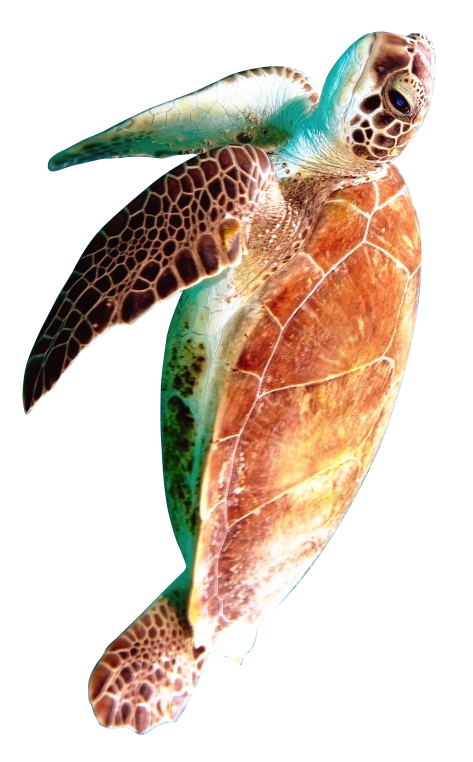
#> input picture CODE_compiledpython/files/image.png, 946 x 1523 px (shown at 1/2 size)
$ python Bitmap.py
#> lines starting #> are read from the running program, lines starting #| are printed output that depends on the picture; after the words box and inside, x2 and y2 are one past the last pixel; in counts of white or black regions, pixels touching at a corner belong together
from PIL import Image
import pathlib
import os

print("Current cwd: ", os.getcwd())

# Get current script's folder
script_location = pathlib.Path(__file__).parent

# get data folder
data_location = script_location / "files"

# single file example
png_file = data_location / "image.png"
output_file = data_location / "output.txt"
img = Image.open(png_file) #change file
#> img is the input picture: PIL image 946x1523 RGBA; mean R, G, B, A 188.4, 183.6, 174.3, 108.2

width,height = img.size #check size to see if need to be rotated
#> width = 946; height = 1523
print(height, width) #checking something
#| 1523 946
if height > width:
    img = img.transpose(Image.Transpose.ROTATE_90)
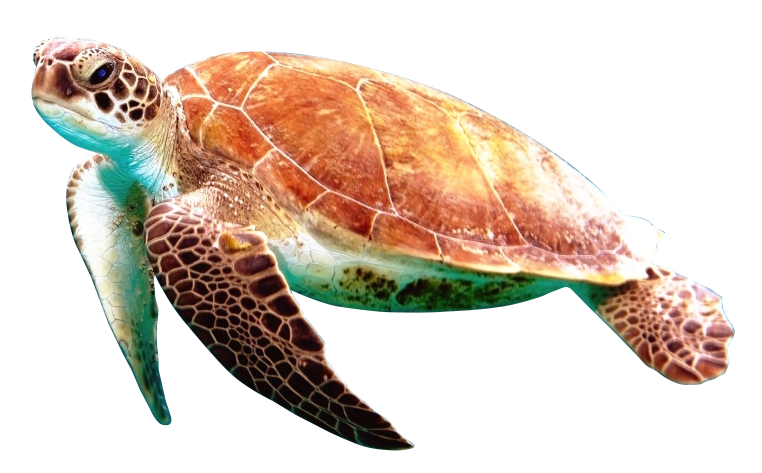
#> img: PIL image 1523x946 RGBA (shown at 1/2 size); mean R, G, B, A 188.4, 183.6, 174.3, 108.2; transparent parts drawn white

img_resized = img.resize((800,480))
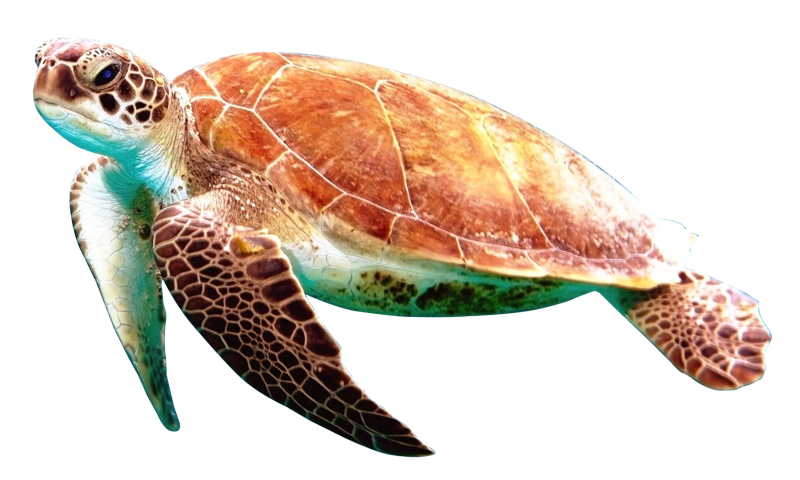
#> img_resized: PIL image 800x480 RGBA; mean R, G, B, A 72.6, 58.2, 45.7, 108.2; transparent parts drawn white

print(img_resized.height, img_resized.width)
#| 480 800

#convert to black and white
img_resized = img_resized.convert("1")
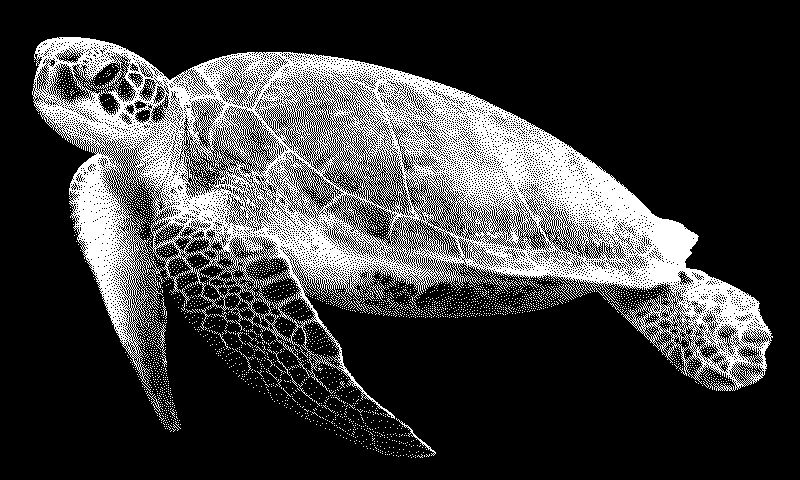
#> img_resized: PIL image 800x480 1; 23.9% white in thin lines or dots, all inside (x1, y1, x2, y2) = (32, 37, 773, 458)

pixels = list(img_resized.getdata())
#> pixels = 384000 items

## now i need to convert to 0 and 1
pixels = [pixels[i]/255 for i in range(len(pixels))]
pixels = [int(x) for x in pixels]

## converting to hex unsinged char array
byte_array = bytearray()

for i in range(0, len(pixels), 8):
    byte = 0
    for j in range(8):
        byte = (byte << 1) | pixels[i + j]
        byte = int(byte)
    byte_array.append(byte)
#> this loop made 48000 passes
#> i on passes 2 to 4: 8, 16, 24

# C-style formatting
hex_string = ', '.join(f'0x{b:02X}' for b in byte_array)

# Write to text file
with open(output_file, 'w') as f:
    f.write(hex_string)
